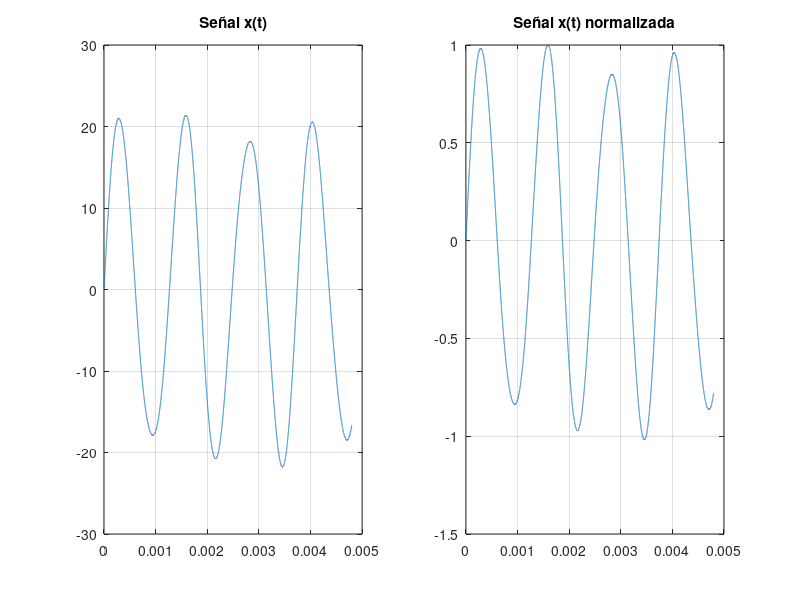
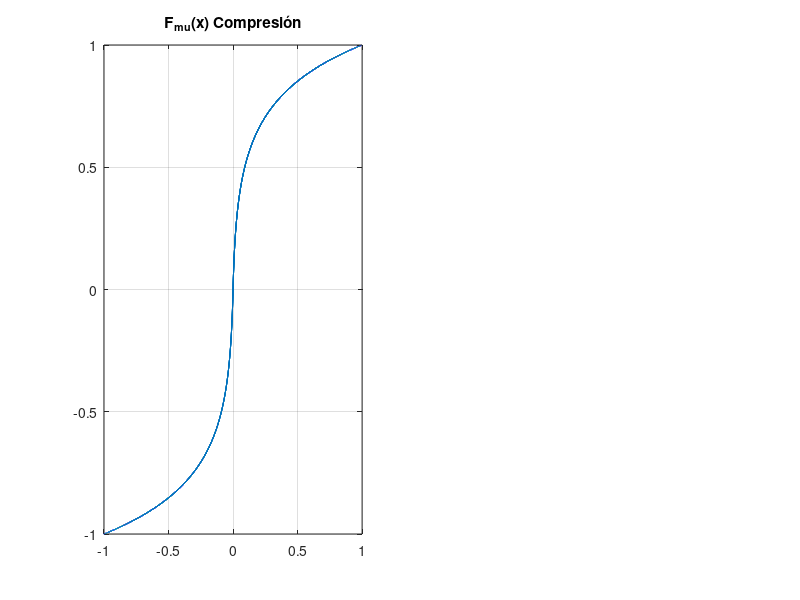

Recreate these plots in MATLAB, in order. (Note: this script raises an error after producing the figures.)
clear all; close all; clc;

t=0:1/1e7:0.0048;

% Señal x de t
x =20.*sin(1600.*pi.*t) + 2.*sin(2700.*pi.*t) + 0.15.*sin(5000.*pi.*t) + 0.003.*cos(1500.*pi.*t) + 0.01.*cos(6000.*pi.*t);

% Señal x de t normalizada
xn = x./abs(max(x));

u = 100;

% Comprimir
F_x = sign(xn).*((log(1+u.*abs(xn)))/(log(1+u)));


subplot(1,2,1);
plot(t,x);
title("Señal x(t)")
grid on;


subplot(1,2,2);
plot(t,xn);
title("Señal x(t) normalizada")
grid on;


figure(2)
subplot(1,2,1);
plot(xn,F_x);
title("F_{\mu}(x) Compresión", 'Interpreter','tex')
grid on;
xlim([-1 1])
ylim([-1 1])


[xn_c, Fx_c, dicc] = codificar(F_x,xn);

subplot(1,2,2);
stairs(xn_c,Fx_c);
title('F_{\mu}(x) Codificada', 'Interpreter','tex');
grid on;
xlim([-1 1])
ylim([-1 1])
